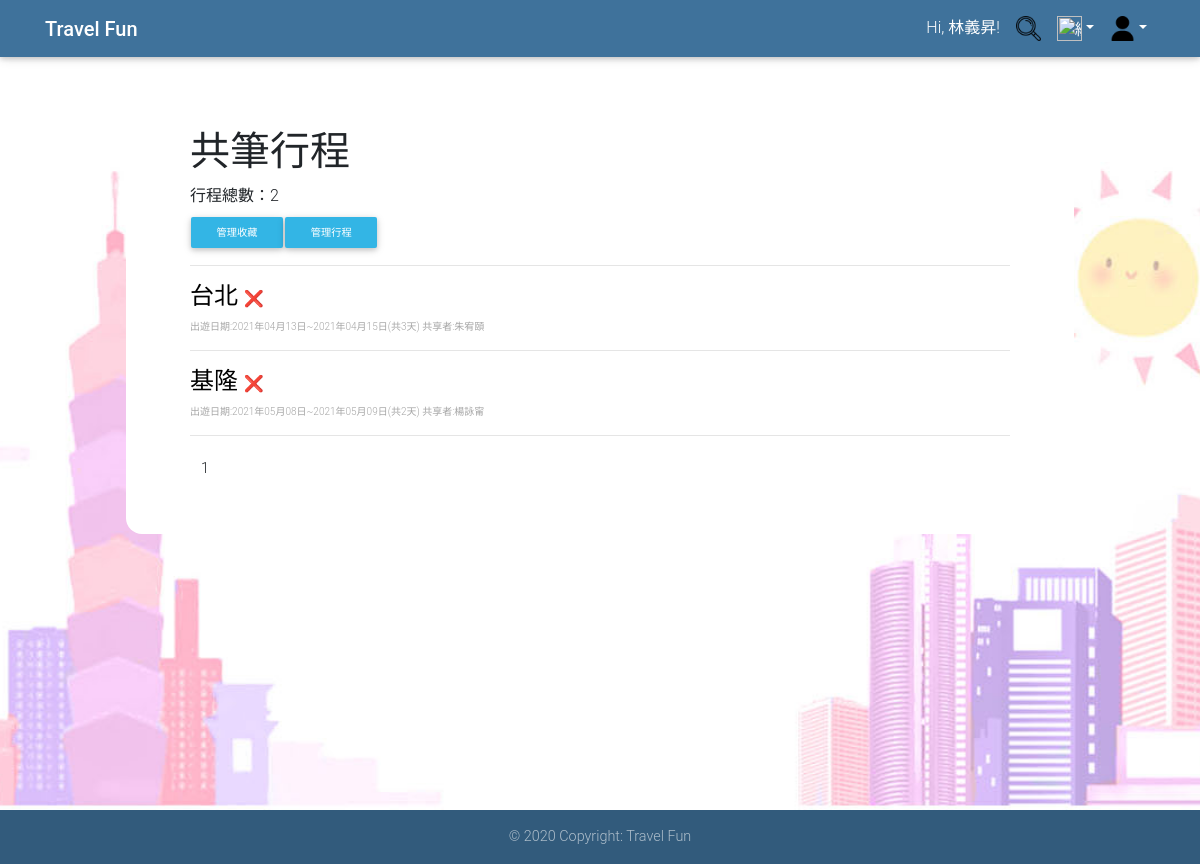
The page /membercentre/shareitinerary.php (signed in) on the database its author committed.
### tables this page shows
CREATE TABLE `itinerary` (
  `itinerary_id` int(10) NOT NULL COMMENT '行程編號',
  `itinerary_name` varchar(20) NOT NULL COMMENT '行程名稱',
  `public_status` int(1) NOT NULL COMMENT '公開狀態',
  `itinerary_date` date NOT NULL COMMENT '開始日期',
  `itinerary_days` int(3) NOT NULL COMMENT '出遊天數',
  `user_id` varchar(20) NOT NULL COMMENT '作者'
);

CREATE TABLE `user` (
  `user_id` varchar(20) NOT NULL COMMENT '會員帳號',
  `user_password` varchar(128) NOT NULL COMMENT '會員密碼',
  `user_name` varchar(20) NOT NULL COMMENT '會員名稱',
  `user_email` varchar(64) NOT NULL COMMENT '電子郵件',
  `user_key` char(32) NOT NULL COMMENT '代碼',
  `introduction` text NOT NULL COMMENT '自我介紹',
  `Authority` int(1) DEFAULT NULL COMMENT '權限代號'
);

### membercentre/shareitinerary.php (the view, shortened to what this page needs)
<?php
mysqli_query($con, "SET NAMES UTF8");
$user_id = $_SESSION['user_id'];
$sql = "SELECT itinerary.itinerary_id, itinerary.itinerary_name, itinerary.public_status, itinerary.itinerary_date, itinerary.itinerary_days , itinerary.user_id,user.user_name";
$sql .= " FROM itinerary,share,user WHERE share.user_id = '$user_id' ";
$sql .= "and share.itinerary_id=itinerary.itinerary_id and itinerary.user_id= user.user_id ";
$sql .= "order by `itinerary`.`itinerary_date` ASC";
$result = mysqli_query($con, $sql);
$records_per_page = 10;
if (isset($_GET["page"]))
    $page = $_GET["page"];
else
    $page = 1;
$total_records = mysqli_num_rows($result);
$total_pages = ceil($total_records / $records_per_page);
$started_record = $records_per_page * ($page - 1);
if ($total_records != 0)
    mysqli_data_seek($result, $started_record);
?>
<head>
    <link rel="stylesheet" href="https://stackpath.bootstrapcdn.com/bootstrap/4.4.1/css/bootstrap.min.css">
    <link rel="stylesheet" href="../css/mdb.min.css">
    <link rel='stylesheet' href='https://rawgit.com/adrotec/knockout-file-bindings/master/knockout-file-bindings.css'>
    <link rel="stylesheet" href="../css/result.css">
</head>
<body>
    <header>
        <nav class="navbar navbar-expand-lg navbar-dark fixed-top unique-color">
            <div class="container">
                <a class="navbar-brand" href="../index.php"><strong>Travel Fun</strong></a>
                <div class="collapse navbar-collapse justify-content-end" id="navbarSupportedContent">
                    <ul class="navbar-nav">
                        <?php if (isset($_SESSION['user_id'])) { ?>
                            <li class="nav-item p-0"><a class="nav-link disabled">Hi, <?php echo $_SESSION['user_name']; ?>!</a></li>
                        <?php } else  ?>
                        <li class="nav-link p-0"> <a class="nav-link" href="../search.php"><img src="../image/search.png" alt="搜尋" height="25" width="25"></a> </li>
                        <li class="nav-item dropdown">
                            <a class="nav-link dropdown-toggle" id="navbarDropdownMenuLink-333" data-toggle="dropdown" aria-haspopup="true" aria-expanded="false"><img src="../image/all.png" alt="總覽" height="25" width="25"></a>
                        <li class="nav-item dropdown">
                            <a class="nav-link dropdown-toggle" id="navbarDropdownMenuLink-333" data-toggle="dropdown" aria-haspopup="true" aria-expanded="false"><img src="../image/login.png" alt="login" height="25" width="25"></a>
                        </li>
                    </ul>
                </div>
            </div>
        </nav>
    </header>
    <main>
        <div class="container2">
            <h1>共筆行程</h1>
            <label for="name"> 行程總數：<?php echo $total_records; ?></label>
            <table>
                <td><input class="btn btn-info btn-block btn-sm" type="button" value="管理收藏" onclick="location.href='manageFavorites.php'" /></td>
                <td><input class="btn btn-info btn-block btn-sm" type="button" value="管理行程" onclick="location.href='manageitinerary.php'" /></td>
            </table>
            <p>
                <hr>
            <div id="left">
                <?php
                $j = 1;
                while ($row = mysqli_fetch_assoc($result)  and $j <= $records_per_page) {;
                    $itinerary_id = $row["itinerary_id"];
                    $itinerary_date = $row["itinerary_date"];
                    $itinerary_days = $row["itinerary_days"];
                    $totalday = $itinerary_days - 1;
                    echo "<div >";
                    echo "<h4><a href='modifyitinerary.php?id=" . $itinerary_id . "&share=1' style='text-decoration:none; color:black;'>" . $row["itinerary_name"] . "</a>";
                    echo "<a href=?delete=" . intval($itinerary_id) . "> <font size='3'>❌</a></font></h4>";
                    echo "<p>   <font color='#A6A6A6' size='1'>";
                    echo "出遊日期:" . date("Y年m月d日", strtotime($itinerary_date)) . "~" . date("Y年m月d日", strtotime($itinerary_date . "+ " . $totalday . " day")) . "(共" . $itinerary_days . "天)</a> ";;
                    echo " 共享者:" . $row["user_name"];
                    echo  "</a></p> </font>";
                    echo "</div>";
                    echo "<hr>";
                    $j++;
                }
                ?>
            </div>
            <td colspan="2" align="center" valign="top">
                <ul class="pagination">
                    <li class="page-item">
                        <?php
                        echo "<p align='center'>";
                        for ($i = $page; $i <= min($total_pages, $page + 9); $i++) {
                            if ($i == $page)
                                echo "<li class='page-item'><a class='page-link' >$i</a></li> ";
                            else
                                echo "<li class='page-item'><a class='page-link' href='shareitinerary.php?page=$i'>$i</a></li> ";
                        }
                        ?>
                    </li>
                </ul>
            </td>
        </div>
    </main>
    <footer class="page-footer font-small unique-color fixed-bottom">
        <div class="footer-copyright text-center py-3">© 2020 Copyright: Travel Fun</div>
    </footer>
</body>
</html>

### css/result.css (style rules this page uses)
html, body { height: 100%; background-image: url("../image/background_image.jpg"); background-attachment: fixed; background-position: center; background-repeat: no-repeat; background-size: cover; }
.container2 { max-width: 948px; margin: 4em auto; padding: 4em; padding-bottom: 2em; background: #fff; border-radius: 1em; }

### rows shown on the page
itinerary: itinerary_name "台北", itinerary_date "2021年04月13日", itinerary_date+itinerary_days "2021年04月15日", itinerary_days "3", user.user_name "朱宥頤"
itinerary: itinerary_name "基隆", itinerary_date "2021年05月08日", itinerary_date+itinerary_days "2021年05月09日", itinerary_days "2", user.user_name "楊詠甯"

### other values the page prints
$_SESSION['user_name'] "林義昇"
$total_records "2"
